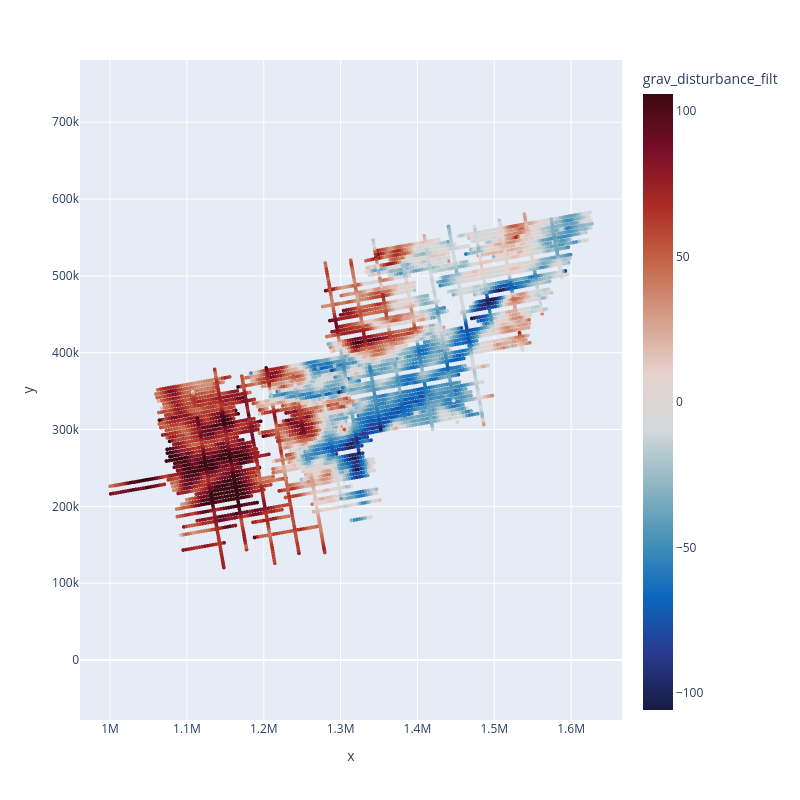

Notebook source saved alongside this figure:
### Code cell
airbornegeo.plotly_points(
    data_df[::50],
    color_col="grav_disturbance_filt",
    edge_width=0,
)

### Figure 1 — Plotly figure (JSON) as saved in the notebook; plotly's stock layout.template omitted (floating-point values rounded to 4 significant figures; data arrays with more than 128 entries replaced by an {"elided": "..."} marker saying what was removed)
{"data": [{"hovertemplate": "x=%{x}<br>y=%{y}<br>grav_disturbance_filt=%{marker.color}<extra></extra>", "legendgroup": "", "marker": {"color": {"elided": "6680 float values"}, "coloraxis": "coloraxis", "line": {"color": "black", "width": 0}, "size": 4, "symbol": "circle"}, "mode": "markers", "name": "", "showlegend": false, "type": "scattergl", "x": {"elided": "6680 float values"}, "xaxis": "x", "y": {"elided": "6680 float values"}, "yaxis": "y"}], "layout": {"autosize": false, "coloraxis": {"cmax": 105.8, "cmid": 0, "cmin": -105.8, "colorbar": {"title": {"text": "grav_disturbance_filt"}}, "colorscale": [[0, "rgb(23, 28, 66)"], [0.09091, "rgb(41, 58, 143)"], [0.1818, "rgb(11, 102, 189)"], [0.2727, "rgb(69, 144, 185)"], [0.3636, "rgb(142, 181, 194)"], [0.4545, "rgb(210, 216, 219)"], [0.5455, "rgb(230, 210, 204)"], [0.6364, "rgb(213, 157, 137)"], [0.7273, "rgb(196, 101, 72)"], [0.8182, "rgb(172, 43, 36)"], [0.9091, "rgb(120, 14, 40)"], [1, "rgb(60, 9, 17)"]]}, "height": 800, "legend": {"tracegroupgap": 0}, "margin": {"t": 60}, "width": 800, "xaxis": {"anchor": "y", "domain": [0, 1], "title": {"text": "x"}}, "yaxis": {"anchor": "x", "domain": [0, 1], "scaleanchor": "x", "scaleratio": 1, "title": {"text": "y"}}}}
